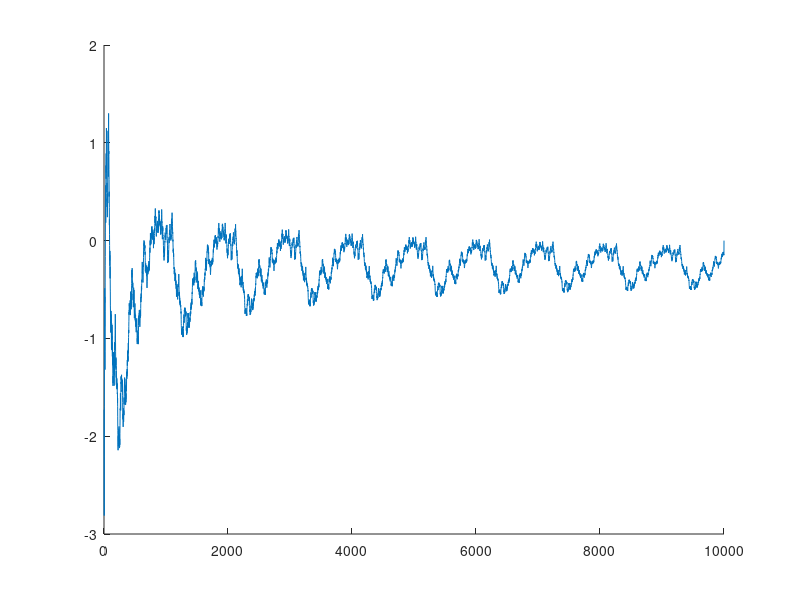

Reproduce this figure in MATLAB.
clear all;
close all;
format short g;

% Project 1.
%
% Students:
%   Alexandru Fikl
%   Buchra Abouali


% global variables
a = 101;
c = 1;
m = 1024;
n = 20;

% used functions
f1 = @(x, b) mod(b * x + c, m);             % exercise 1
f2 = @(x, p) (floor(p * x) + 1) / p;        % exercise 2
f3 = @(x, b, p) mod(b * x, m);              % exercise 3

exercise = 44; % Format: first digit - exercise number, second digit - subproblem

switch exercise
    case 11
        % Pseudo-random number generator: using the function f and the arguments
        % a, c and m generate n random numbers and represent the results graphically.
        r = zeros(n, 1);    % generated numbers
        for i = 1:n - 1
            r(i + 1) = f1(r(i), a);
        end

        hold on;
        plot(r, 0 * r, 'r*');
        plot([0, m], [0, 0]);
        hold off;
    case 12
        % Find the period of our random number generator
        T1 = 0;     % period counter
        x0 = 0;     % initial value
        x1 = 1;     % next value

        while x1 ~= 0
            x1 = f1(x0, a);
            x0 = x1;
            T1 = T1 + 1;
        end

        fprintf('The period is: %d\n', T1);
    case 14
        % Test the correlation between our PRNG and a uniform distribution.
        x1 = randi(m - 1, 1, n);
        x2 = 0 * x1;
        j = 1;

        for a = 1:4:1021
            for i = 1:n - 1
                x2(i + 1) = f1(x2(i), a);
            end

            corrcoeff(j) = corr(x2, x1);
            j = j + 1;
        end

        [minc, ind] = min(abs(corrcoeff));
        fprintf('best a ever is %d\n', 1 + 4 * (ind - 1));

        plot(1:length(corrcoeff), corrcoeff, 'r*');
    case 21
        % Test convergence to a U[0, 1] using the discrete uniform distribution
        x = 0:0.01:0.99;

        hold on;
        plot([0, 1], [0, 1], 'r')
        plot(x, f2(x, 16));
        plot(x, f2(x, 32), 'g');
        plot(x, f2(x, 96), 'y');
        legend('uniform', 'm = 16', 'm = 32', 'm = 96', 'Location', 'NorthWest');
        hold off;
    case 33
        % RANDU algorithm
        n = 5000;
        a = 2^16 + 2 + 1;
        m = 2^31;
        x0 = 1;

        A = zeros(3, n);
        x = -10:0.1:10;
        y = 0 * x;

        for i = 1:n
            A(1, i) = f3(x0, a, m);
            A(2, i) = f3(A(1, i), a, m);
            A(3, i) = f3(A(2, i), a, m);
            x0 = A(3, i);
        end

        A = A / m;
        A = [9 -6 1] * A;
        cdfplot(A);               % for Octave
        % plot(ecdf(A));            % for MATLAB
    case 42
        % Test the Law of Large Numbers that says:
        %   \overline{X}_n \to E[X]
        n = 1024;

        xn = zeros(n, 1);
        xsum = 0;
        x0 = 0;

        for i = 1:n - 1
            x0 = f1(x0, a);
            xsum = xsum + x0;
            xn(i) = xsum / i;
        end

        hold on;
        plot([0, n], [m / 2, m / 2], 'LineWidth', 2);
        plot(xn, 'r*');
        hold off;
    case 43
        % Compute numerically Var(X) by using n * Var(X_n)
        n = 1024;

        xn = zeros(n, 1);
        xsum = 0;
        x0 = 0;

        for i = 1:n - 1
            x0 = f1(x0, a);
            xsum = xsum + x0;
            xn(i) = xsum / i;
        end

        % FIXME: they should be the same
        fprintf('Var(X1) = %g\n', (m^2 - 1) / 12);
        fprintf('n * Var(Xn) = %g\n', n * var(xn));
    case 44
        % Test the central limit theorem
        % TODO
        n = 10000;

        nn = zeros(n, 1);
        xsum = 0;
        x0 = 0;
        varx = (m^2 - 1) / 12;
        meanx = m / 2;

        for i = 1:n - 1
            x0 = f1(x0, a);
            xsum = xsum + x0;
            nn(i) = (xsum - i * meanx) / sqrt(i * varx);
        end

        hold on;
        plot(nn);
        hold off;
    otherwise
        error('Wrong exercise number.\n');
end